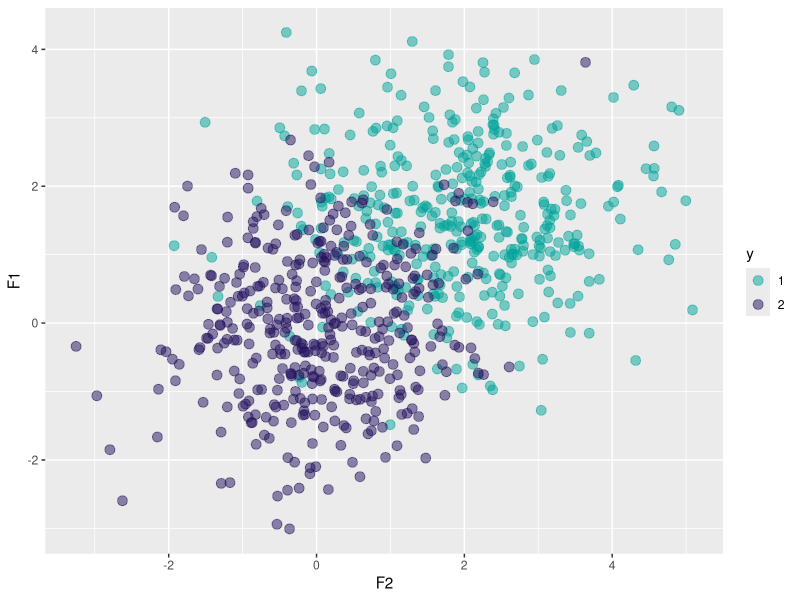
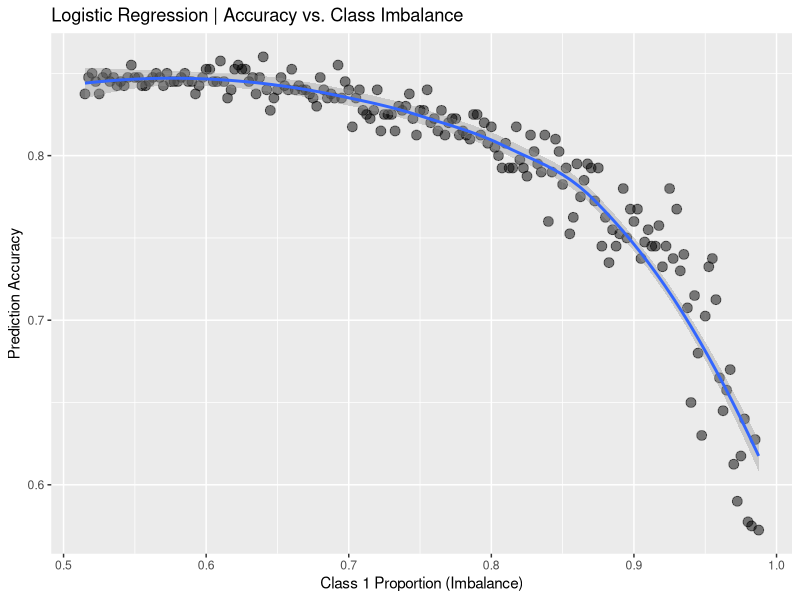

Here is the R script that generated these plots, in order:
## ---- chunk 1
library(dplyr)
library(ggplot2)
library(withr)
## ---- chunk 2
# total global sample set size
n <- 800

# create tibble of simulated data
sim_data <- withr::with_seed(1, {
  tibble::tibble(F1 = rnorm(n), F2 = rnorm(n)) |> # 2 features; F1 & F2
    dplyr::mutate(
      y  = rep(1:2L, each = n / 2),
      # For F1 only class 1; bump noise [1,2]
      F1 = ifelse(y == 1, F1 + runif(n, 1, 2), F1),
      # For F2 only class 1; bump unif noise [1,3]
      F2 = ifelse(y == 1, F2 + runif(n, 1, 3), F2),
      y  = factor(y),           # convert -> factor for model building
      id = dplyr::row_number()  # add ID to track samples
    )
})
## ---- chunk 3
sim_data |>
  ggplot(aes(x = F2, y = F1, colour = y)) +
  geom_point(alpha = 0.5, size = 3) +
  scale_colour_manual(values =  c("#00A499", "#24135F")) +
  NULL
## ---- chunk 4
# random select half of 200 samples for training
train <- withr::with_seed(101, dplyr::sample_frac(sim_data, 0.5))
# merge on `id`s NOT present in the training set
test <- dplyr::anti_join(sim_data, train, by = "id") |>
  dplyr::select(-id)               # remove the tracking field `id` from test
train <- dplyr::select(train, -id) # remove the tracking field `id` from train
## ---- chunk 5
set.seed(1234)
n1 <- table(train$y)[["1"]]
n2 <- table(train$y)[["2"]]
simres <- lapply(seq(190), function(.x) { # more iterations -> no class 2 left; trouble fitting
    # create c1 training samples for this round
    c1_boot <- dplyr::filter(train, y == 1) |> # filter only the class 1 samples
      dplyr::sample_n(size    = n1 + .x,       # bootstrap class 1 samples
                      replace = TRUE)          # with replacement

    # create c2 training samples for this round
    c2_down <- dplyr::filter(train, y == 2) |> # filter only the class 2 samples
      dplyr::sample_n(size = n2 - .x)    # randomly down-sample class 2; no replacement

    train_boot <- rbind(c1_boot, c2_down)  # combine boot c1 w down-sampled c2
    class_prop <- mean(train_boot$y == 1) # calc. proportion c1

    stopifnot(nrow(c1_boot) + nrow(c2_down) == nrow(train)) # sanity check; stable size
    
    # fit logistic-regression model
    logr <- stats::glm(y ~ F1 + F2,          # y ~ F1 + F2
                       data = train_boot,    # use the new imbalanced training set
                       family = "binomial")  # `binomial` = logistic regression

    acc <- data.frame(
      true_class = test$y,                    # true class names from test set
      pred       = predict(logr,
                           newdata = dplyr::select(test, -y), # predicted `probabilities`
                           type = "response") # this ensures prob. space; not log-odds
    )
    acc$pred_class <- factor(ifelse(acc$pred < 0.5, 1L, 2L)) # probs -> classes (cutoff = 0.5)
    conf <- table(acc$true_class, acc$pred_class, dnn = list("Actual", "Predicted"))
    tibble::tibble(
      n1            = nrow(c1_boot),    # collect output in `tibble`
      n2            = nrow(c2_down),    # number of class 2
      class_balance = class_prop,       # class 1 proportion
      accuracy      = sum(diag(conf)) / sum(conf) # accuracy
    )              
  }) |>
  dplyr::bind_rows(.id = "iter")

simres  # view the `tibble` of simulation results
## ---- chunk 6
simres |>
  ggplot(aes(x = class_balance, y = accuracy)) +
  geom_point(alpha = 0.5, size = 3) +
  geom_smooth(formula = y ~ x, method = "loess") +
  labs(x = "Class 1 Proportion (Imbalance)", y = "Prediction Accuracy",
       title = "Logistic Regression | Accuracy vs. Class Imbalance")
